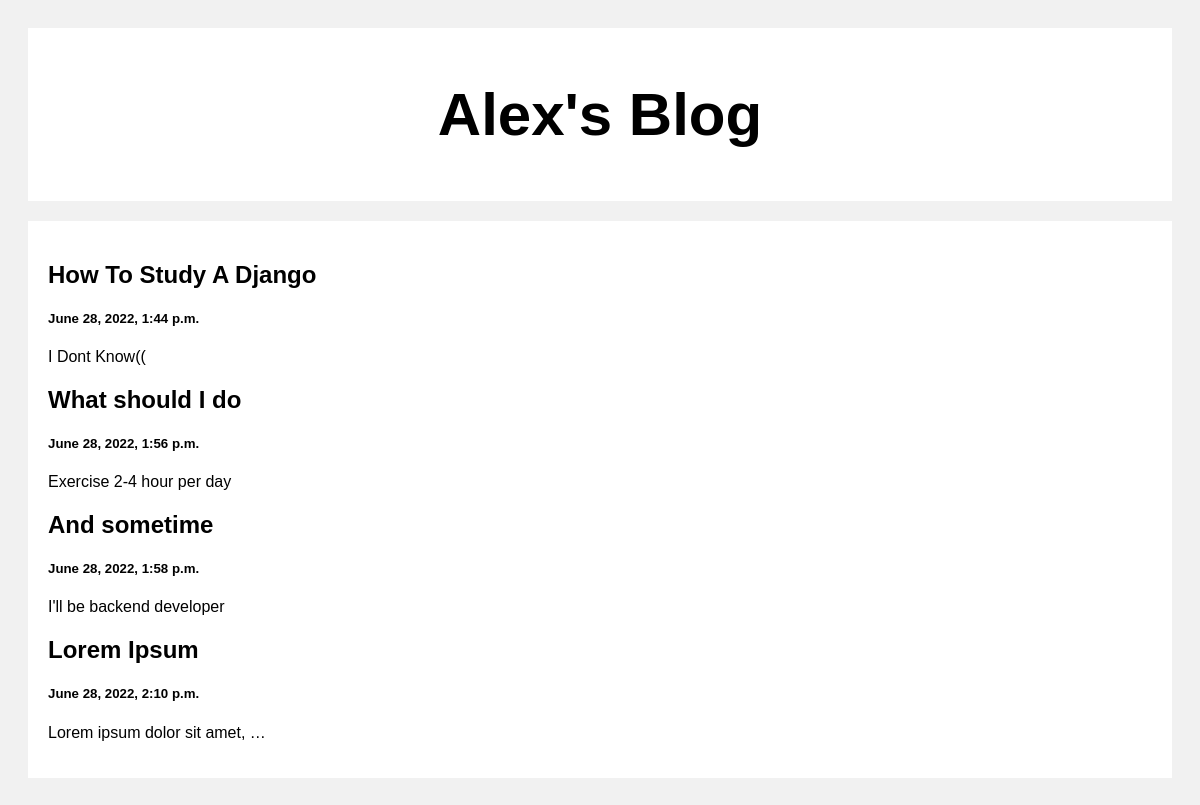
The page / on the database its author committed.
### posts/models.py (models this page shows)
class Post(models.Model):
    title = models.CharField(max_length=100)
    body = models.CharField(max_length=100000)
    created_at = models.DateTimeField(default=datetime.now, blank=True)

### posts/views.py (the view)
# urls.py: path('', views.index, name='index'),
def index(request):
    posts = Post.objects.all()
    return render(request, 'index.html', {'posts': posts})

### templates/index.html (shortened to what this page needs)
<!DOCTYPE html>
<html>
<head>
</head>
<body>
<div class="header">
  <h2>Alex's Blog</h2>
</div>
<div class="row">
  <div class="leftcolumn">
    <div class="card">
      {% for post in posts %}
      <a style="text-decoration: none; color: black;" href="/post/{{post.id}}">
        <h2>{{post.title}}</h2>
        <h5>{{post.created_at}}</h5>
        <p>{{post.body|truncatewords:5}}</p>
      </a>
      {% endfor %}
    </div>
  </div>
</div>
</body>
</html>

### templates/index.html (style rules this page uses)
* { box-sizing: border-box; }
body { font-family: Arial; padding: 20px; background: #f1f1f1; }
.header { padding: 2px; font-size: 40px; text-align: center; background: white; }
.leftcolumn { float: left; width: 100%; }
.card { background-color: white; padding: 20px; margin-top: 20px; }
.row:after { content: ""; display: table; clear: both; }

### rows shown on the page
Post: title "How To Study A Django", created_at "June 28, 2022, 1:44 p.m.", body "I Dont Know(("
Post: title "What should I do", created_at "June 28, 2022, 1:56 p.m.", body "Exercise 2-4 hour per day"
Post: title "And sometime", created_at "June 28, 2022, 1:58 p.m.", body "I'll be backend developer"
Post: title "Lorem Ipsum", created_at "June 28, 2022, 2:10 p.m.", body "Lorem ipsum dolor sit amet, …"
